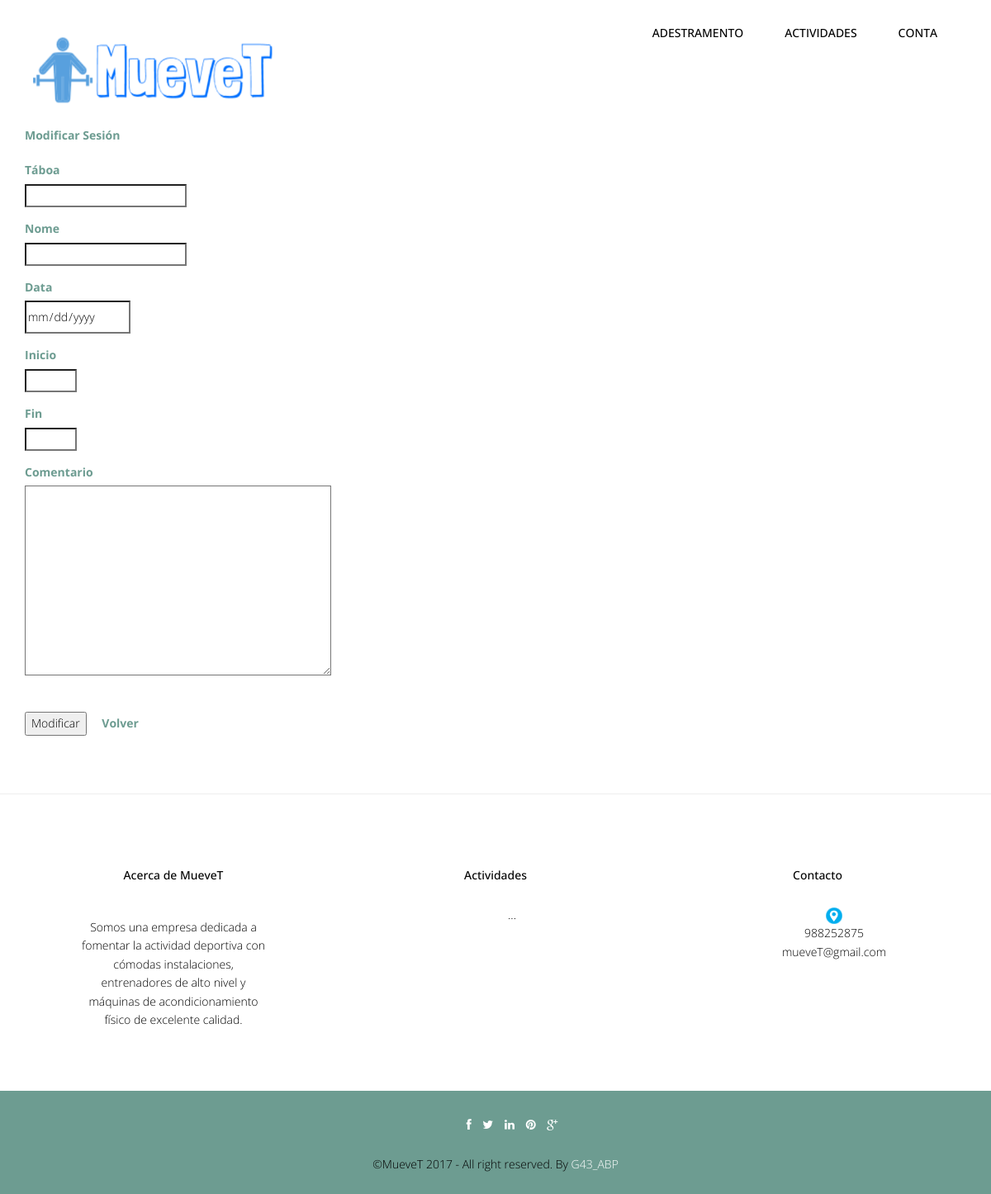
The page /abp/Controllers/SESION_Controller.php?idSesion=20&accion=Modificar (signed in) on the database as committed earlier.
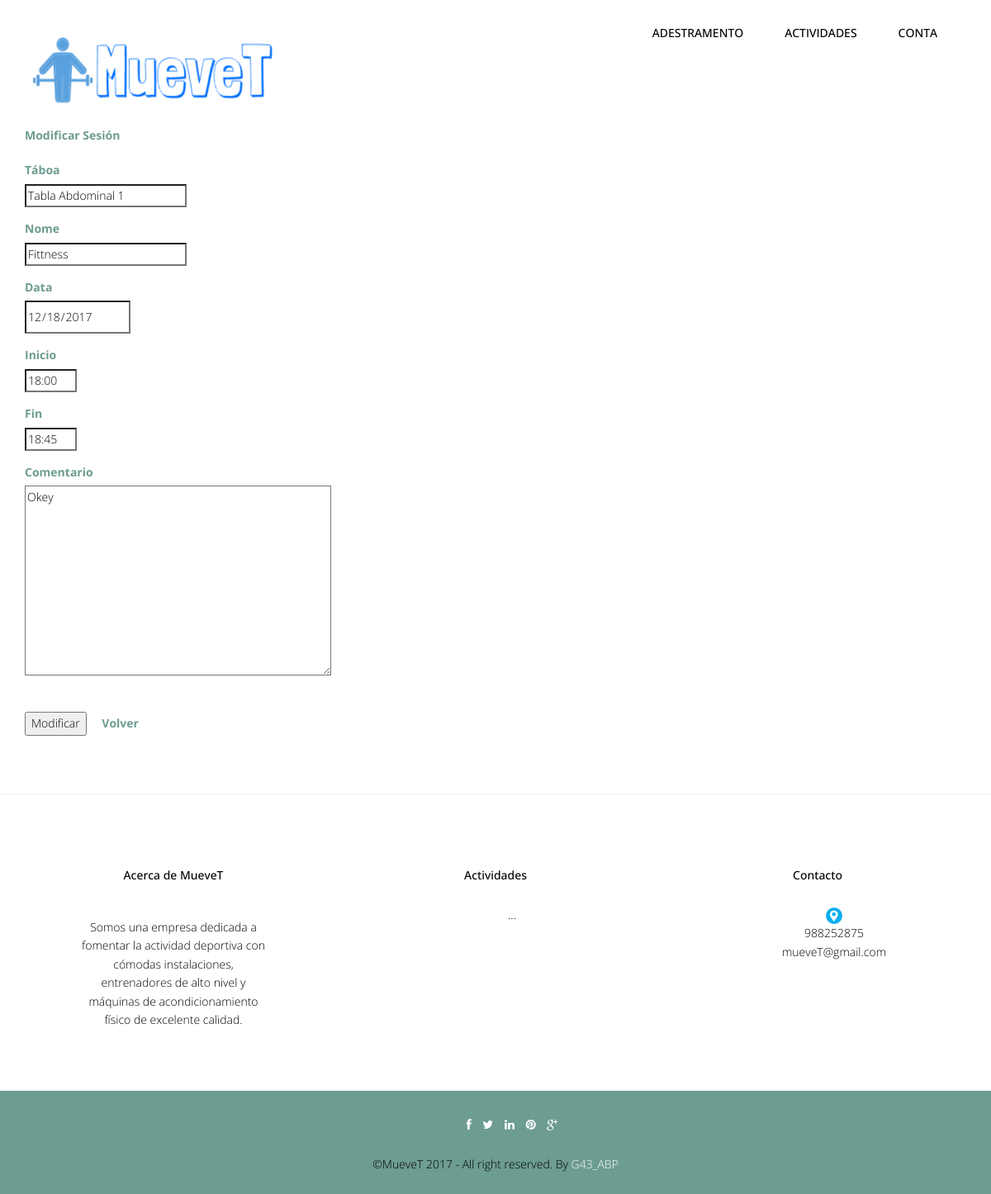
The same page on the database as committed later.
### tables this page shows
CREATE TABLE IF NOT EXISTS `sesion` (
  `idSesion` int(10) NOT NULL,
  `username` varchar(20) NOT NULL,
  `idTabla` int(10) NOT NULL,
  `fechaSesion` date NOT NULL,
  `horaInicio` varchar(5) NOT NULL,
  `horaFin` varchar(5) NOT NULL,
  `comentarioSesion` text,
  `idActividadIndividual` int(10) NOT NULL
);

CREATE TABLE IF NOT EXISTS `tabla` (
  `idTabla` int(10) NOT NULL,
  `nombreTabla` varchar(50) NOT NULL,
  `tipo` varchar(20) NOT NULL,
  `descripcionTabla` varchar(255) DEFAULT NULL
);

CREATE TABLE IF NOT EXISTS `actividadindividual` (
  `idActividadIndividual` int(10) NOT NULL,
  `nombreActividadIndividual` varchar(45) NOT NULL,
  `descripcionActividadIndividual` text,
  `idInstalacion` int(10) NOT NULL
);

### abp/Controllers/SESION_Controller.php (called while the page is built, shortened)
<?php
include '../Models/SESION_Model.php';
include '../Views/header.php';
Switch ($_REQUEST['accion']) {
    case $strings['Modificar']:
        if (!tienePermisos('SESION_Editar')) {
            new Mensaje('No tienes los permisos necesarios', '../Views/DEFAULT_Vista.php');
        } else {
            if (!isset($_REQUEST['comentarioSesion'])) {
                $sesion = new SESION_Model('', $_REQUEST['idSesion'], '', '', '', '', '', '');
                $datos = $sesion->RellenaDatos();
                new SESION_Editar($datos, '../Views/DEFAULT_Vista.php');
            } else {
                $sesion = new SESION_Model('', $_REQUEST['idSesion'], '', $_REQUEST['comentarioSesion'], '', '', '', '');
                $respuesta = $sesion->Modificar();
                new Mensaje($respuesta, 'SESION_Controller.php');
            }
        }
        break;
}
?>

### abp/Models/SESION_Model.php (called while the page is built, shortened)
<?php
include '../Functions/LibraryFunctions.php';
class SESION_Model {
    var $idSesion;
    var $mysqli;
    function __construct($userName, $idSesion, $idTabla, $comentarioSesion, $idActividadIndividual, $fecha, $horaInicio, $horaFin) {
        $this->idSesion = $idSesion;
    }
    function ConectarBD() {
        $this->mysqli = new mysqli("localhost", "root", "", "muevet");
    }
    function RellenaDatos() {
        $sql = "SELECT idSesion, nombreTabla, nombreActividadIndividual, fechaSesion, horaInicio, horaFin, comentarioSesion FROM Sesion, actividadindividual, tabla WHERE Sesion.idTabla=Tabla.idTabla AND Sesion.idActividadIndividual = actividadindividual.idActividadIndividual AND idSesion = '". $this->idSesion."'";
        if (!($resultado = $this->mysqli->query($sql))) {
            return 'Error en la consulta sobre la base de datos.';
        } else {
            $result = $resultado->fetch_array();
            return $result;
        }
    }
}
?>

### abp/Views/SESSION_EDIT_Vista.php (the view, shortened to what this page needs)
<?php
class SESION_Editar {
    private $datos;
    private $volver;
    function __construct($datos, $volver) {
        $this->datos = $datos;
        $this->volver = $volver;
        $this->render();
    }
    function render() {
        ?>
        <div class="container" >
            <form  id="form" name="form" action='SESION_Controller.php?'  method='post'   enctype="multipart/form-data">
                <div class="form-group" >
                    <label class="control-label" ><?php echo $strings['Modificar sesion']; ?></label><br>
                </div>
                <div class="form-group">
                    <label class="control-label" ><?php echo $strings['nombreTabla']; ?></label><br>
                    <input class="form" id="nombreTabla" name="nombreTabla" size="25" type="text" required="true" readonly="true" value="<?php echo $this->datos['nombreTabla']; ?>">
                </div>
                <div class="form-group">
                    <label class="control-label" ><?php echo $strings['nombreActividadIndividual']; ?></label><br>
                    <input class="form" id="nombreActividadIndividual" name="nombreActividadIndividual" size="25" type="text" required="true" readonly='true' value="<?php echo $this->datos['nombreActividadIndividual']; ?>"/>
                </div>
                <div class="form-group">
                    <label class="control-label" ><?php echo $strings['fechaSesion']; ?></label><br>
                    <input class="form" id="fechaSesion" name="fechaSesion" size="10" type="date" readonly="true" value="<?php echo $this->datos['fechaSesion']; ?>"/>
                </div>
                <div class="form-group">
                    <label class="control-label" ><?php echo $strings['horaInicio']; ?></label><br>
                    <input class="form" id="horaInicio" name="horaInicio" size="6" type="text" required="true" readonly="true" value="<?php echo $this->datos['horaInicio']; ?>">
                </div>
                <div class="form-group">
                    <label class="control-label" ><?php echo $strings['horaFin']; ?></label><br>
                    <input class="form" id="horaFin" name="horaFin" size="6" type="text" required="true" readonly="true" value="<?php echo $this->datos['horaFin']; ?>">
                </div>
                <div class="form-group">
                    <label class="control-label" ><?php echo $strings['comentarioSesion']; ?></label><br>
                    <textarea rows="10" cols="50" name="comentarioSesion" ><?php echo $this->datos['comentarioSesion']; ?></textarea>
                </div>
                <br>
                <input type = 'submit' name = 'accion' value = '<?php echo $strings['Modificar'] ?>' >
                <a class="form-link" href='<?php echo $this->volver ?> '><?php echo $strings['Volver']; ?> </a>
            </form>
        </div>
        <?php
        include '../Views/footer.php';
    }
}

Rows that differ between the two databases and show on the page:
added sesion: nombreTabla "Tabla Abdominal 1", nombreActividadIndividual "Fittness", fechaSesion "12/18/2017", horaInicio "18:00", horaFin "18:45", comentarioSesion "Okey"
